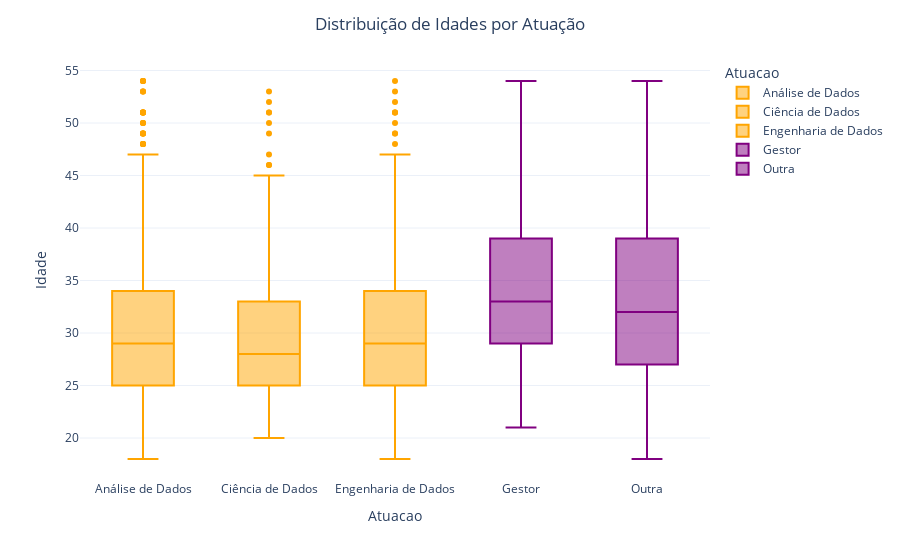

Source (notebook cell):
### Code cell
# Plota gráfico de caixa (box plot) da Idade por Atuação
df_box = df_final[['Atuacao', 'Idade']].sort_values(by=['Atuacao'])
cores_box = ["orange", "orange", "orange", "purple", "purple"]
plotar_box(df_box, eixo_x='Atuacao', eixo_y="Idade", eixo_cores='Atuacao', cores=cores_box, titulo='Distribuição de Idades por Atuação')

### Figure 1 — Plotly figure (JSON) as saved in the notebook; plotly's stock layout.template omitted (floating-point values rounded to 4 significant figures; data arrays with more than 128 entries replaced by an {"elided": "..."} marker saying what was removed)
{"data": [{"alignmentgroup": "True", "hovertemplate": "Atuacao=%{x}<br>Idade=%{y}<extra></extra>", "legendgroup": "Análise de Dados", "marker": {"color": "orange"}, "name": "Análise de Dados", "notched": false, "offsetgroup": "Análise de Dados", "orientation": "v", "showlegend": true, "x": {"elided": "829 str values"}, "x0": " ", "xaxis": "x", "y": {"elided": "829 int values"}, "y0": " ", "yaxis": "y", "type": "box"}, {"alignmentgroup": "True", "hovertemplate": "Atuacao=%{x}<br>Idade=%{y}<extra></extra>", "legendgroup": "Ciência de Dados", "marker": {"color": "orange"}, "name": "Ciência de Dados", "notched": false, "offsetgroup": "Ciência de Dados", "orientation": "v", "showlegend": true, "x": {"elided": "403 str values"}, "x0": " ", "xaxis": "x", "y": {"elided": "403 int values"}, "y0": " ", "yaxis": "y", "type": "box"}, {"alignmentgroup": "True", "hovertemplate": "Atuacao=%{x}<br>Idade=%{y}<extra></extra>", "legendgroup": "Engenharia de Dados", "marker": {"color": "orange"}, "name": "Engenharia de Dados", "notched": false, "offsetgroup": "Engenharia de Dados", "orientation": "v", "showlegend": true, "x": {"elided": "401 str values"}, "x0": " ", "xaxis": "x", "y": {"elided": "401 int values"}, "y0": " ", "yaxis": "y", "type": "box"}, {"alignmentgroup": "True", "hovertemplate": "Atuacao=%{x}<br>Idade=%{y}<extra></extra>", "legendgroup": "Gestor", "marker": {"color": "purple"}, "name": "Gestor", "notched": false, "offsetgroup": "Gestor", "orientation": "v", "showlegend": true, "x": {"elided": "489 str values"}, "x0": " ", "xaxis": "x", "y": {"elided": "489 int values"}, "y0": " ", "yaxis": "y", "type": "box"}, {"alignmentgroup": "True", "hovertemplate": "Atuacao=%{x}<br>Idade=%{y}<extra></extra>", "legendgroup": "Outra", "marker": {"color": "purple"}, "name": "Outra", "notched": false, "offsetgroup": "Outra", "orientation": "v", "showlegend": true, "x": {"elided": "189 str values"}, "x0": " ", "xaxis": "x", "y": {"elided": "189 int values"}, "y0": " ", "yaxis": "y", "type": "box"}], "layout": {"boxmode": "overlay", "legend": {"title": {"text": "Atuacao"}, "tracegroupgap": 0}, "margin": {"t": 60}, "title": {"text": "Distribuição de Idades por Atuação", "x": 0.5}, "xaxis": {"anchor": "y", "categoryarray": ["Análise de Dados", "Ciência de Dados", "Engenharia de Dados", "Gestor", "Outra"], "categoryorder": "array", "domain": [0.0, 1.0], "title": {"text": "Atuacao"}}, "yaxis": {"anchor": "x", "domain": [0.0, 1.0], "title": {"text": "Idade"}}}}
